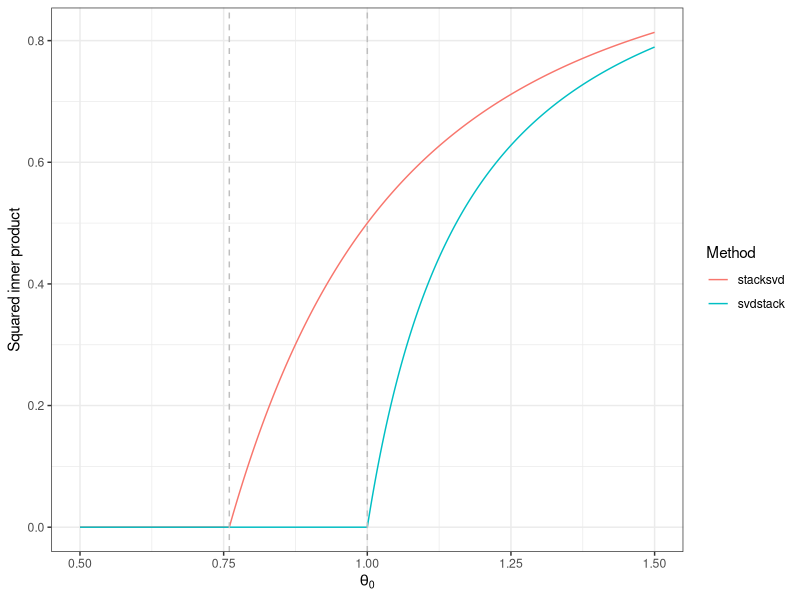

Reproduce this figure in R.
setwd(here::here("analysis/r_supp_plots/code"))

M <- 3

c0 <- 1

theta0 <- seq(0.5, 1.5, by=0.0005)

#stacksvd <- ifelse(theta0 > M^{-1/2}*c0^{1/4},
#                   1 - (c0 + M*theta0^2)/(M*theta0^4 + theta0^2),
#                   0)

stacksvd <- ifelse(theta0 > M^{-1/4}*c0^{1/4},
                   1 - (c0 + theta0^2)/(M*theta0^4 + theta0^2),
                   0)

svdstack <- ifelse(theta0 > c0^{1/4},
                   1 - (c0 + theta0^2)/(M*theta0^4 + theta0^2 - (M-1)*c0),
                   0)

df <- data.frame(x=theta0,
                 stacksvd = stacksvd,
                 svdstack = svdstack)

library(reshape2)

df <- melt(df, id.vars = "x")

library(ggplot2)

p <- ggplot(data=df,aes(x=x,y=value, color=variable)) +
  geom_line() +
  theme_bw() +
  geom_vline(xintercept=3^{-1/4}, linetype="dashed", color="grey") +
  geom_vline(xintercept=1, linetype="dashed", color="grey") +
  xlab(expression(theta[0])) +
  ylab("Squared inner product") +
  labs(color="Method")

ggsave(p, filename="../plots/corollary_1_plot.png",
       width=5.71, height=3.85)



